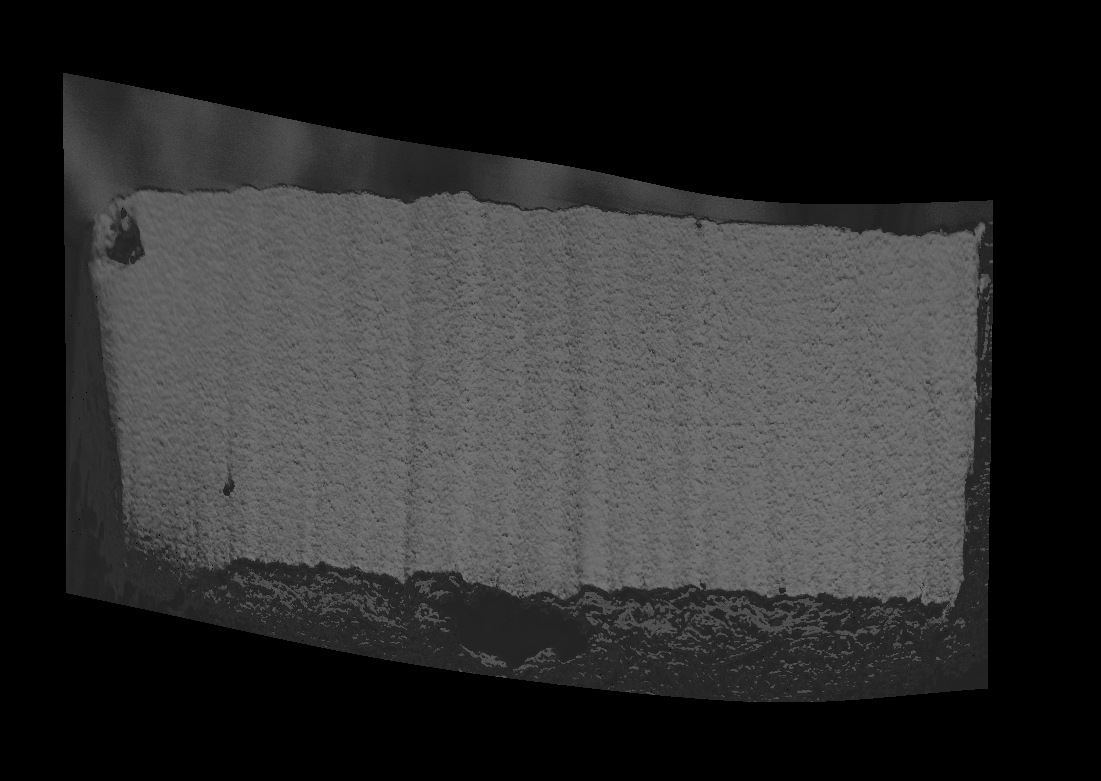
#> input picture TPS_out.tif, 1101 x 781 px, found by its file name
$ jupyter execute --allow-errors ml_alumina.ipynb   (shell and % lines are left out)   (older library calls are emulated)
#> lines starting #> are read from the running program, lines starting #| are printed output that depends on the picture; after the words box and inside, x2 and y2 are one past the last pixel; in counts of white or black regions, pixels touching at a corner belong together; pictures that were not available may be replaced by others from this repository, and a replacement may not be noted
### masking.py
import os
import sys

sys.path.insert(0, "D://Research//paraview_analysis//")

import numpy as np
import h5py
from skimage import io, filters, morphology
import matplotlib.pyplot as plt

# import support as sp


# [5 lines left out: function view, not called in this run]


def create_ped_mask(bse):
    if type(bse) == str:
        im = io.imread(bse)
    else:
        im = bse
    if len(im.shape) > 2:
        im = im[:, :, 0]
    mask = np.where(im > 0.9 * np.mean(im), 1, 0).astype(bool)
    # Remove islands of 1's outside the pedestal
    mask = morphology.remove_small_objects(mask, min_size=200000)
    # Remove noisy holes wihtin pedestal
    mask = np.where(mask == True, False, True)
    mask = morphology.remove_small_objects(mask, min_size=9)
    mask = np.where(mask == True, False, True)
    # Created filled mask
    filled = morphology.binary_closing(mask, selem=np.ones((10, 10)))
    filled = np.where(mask == True, False, True)
    filled = morphology.remove_small_objects(filled, min_size=100000)
    filled = np.where(filled == True, False, True)
    return (mask, filled)


"""
im = "coni16_459.tif"
im = io.imread(im, as_gray=True)
im = np.where(im > np.mean(im), 1, 0)

mask = morphology.remove_small_objects(im.astype(bool), min_size=4000)

mask_filled = np.where(mask == True, False, True)
mask_filled = morphology.remove_small_objects(mask_filled, min_size=10000)
mask_filled = np.where(mask_filled == False, True, False)

selem = np.ones((5,5))
final = morphology.opening(mask_filled, selem)
final = morphology.closing(final, selem)

fig = plt.figure(figsize=(11,9))
ax1 = fig.add_subplot(221)
ax1.imshow(im)
ax2 = fig.add_subplot(222)
ax2.imshow(mask)
ax3 = fig.add_subplot(223)
ax3.imshow(mask_filled)
ax4 = fig.add_subplot(224)
ax4.imshow(final)
plt.tight_layout()
plt.show()
"""

### ml_alumina.ipynb
[cell 1]
import numpy as np
import h5py
from skimage import io, transform, morphology
from sklearn.pipeline import make_pipeline
from sklearn.preprocessing import StandardScaler
import sklearn.neural_network as classifier
import sklearn.metrics as stat
import sklearn
import matplotlib.pyplot as plt
from rich.jupyter import print

import masking
import core

[cell 2]
al = io.imread("Slice0_CoNi16/TPS_out.tif", as_gray=True)
#> al is the input picture: shape (781, 1101) float32; min 0, max 0.487, mean 0.179
bse = io.imread("Slice0_CoNi16/coni16_459.tif", as_gray=True)
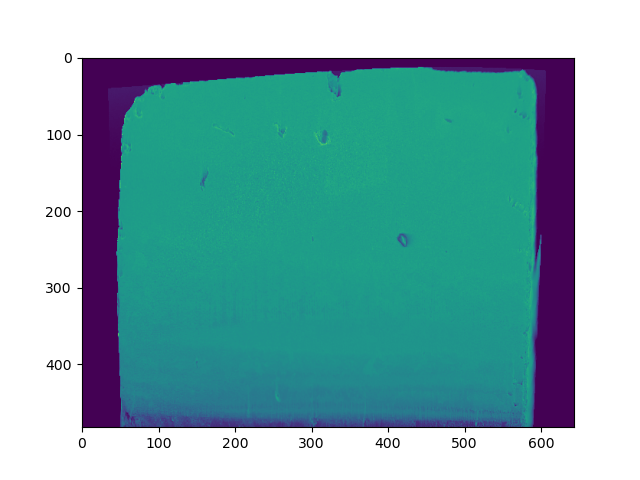
#> input picture test.tif, 640 x 480 px, given in place of coni16_459.tif, which was not available
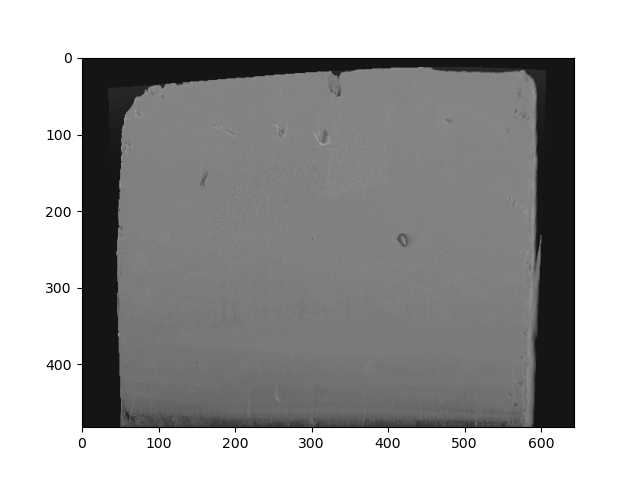
#> bse: shape (480, 640) float64; min 0, max 1, mean 0.644
print(al.shape, bse.shape)
print(al.dtype, bse.dtype)

[cell 3]
defects,mask = masking.create_ped_mask(bse)
#> in create_ped_mask, `mask = np.where(im > 0.9 * np.mean(im), 1, 0).astype(bool)`:
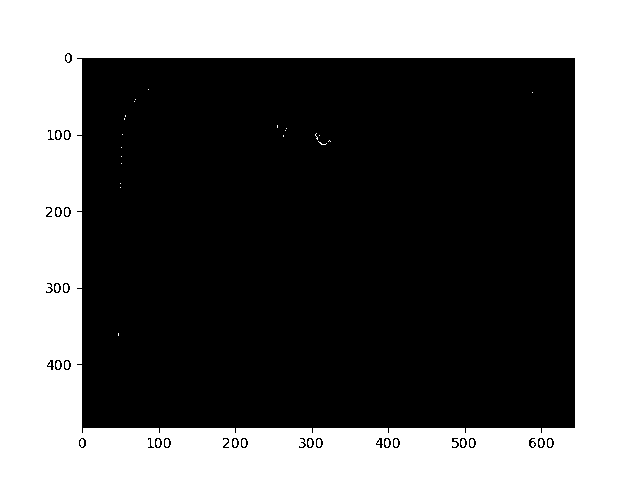
#> mask: shape (480, 640) bool; 40.3% white; 42 white regions (21 under 20 px), largest, box (x1, y1, x2, y2) and area: (0, 0, 640, 480) 123197, (65, 131, 69, 139) 28, (65, 208, 69, 216) 28
#> in create_ped_mask, `mask = morphology.remove_small_objects(mask, min_size=200000)`: mask: shape (480, 640) bool; every value is 0
#> in create_ped_mask, `mask = np.where(mask == True, False, True)`: mask: shape (480, 640) bool; every value is 1
mask = morphology.binary_erosion(mask, np.ones((100,100)))
#> (the rest of this cell did not finish here and is left out)

#> (a cell that did not finish here is left out)
